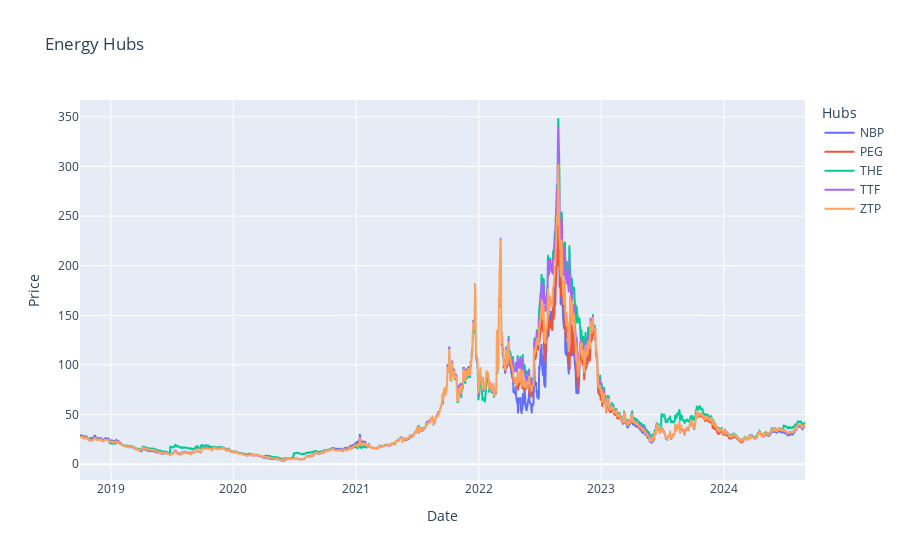

Notebook code for this chart:
### Code cell
import plotly.express as px
fig = px.line(
    combined_hubs,
    x=combined_hubs.index,
    y=combined_hubs.columns,
    title='Energy Hubs',
    labels={'value': 'Price', 'variable': 'Hubs'}
)

fig.update_layout(
    xaxis_title='Date',
    yaxis_title='Price',
    legend_title='Hubs'
)


fig.show()

### Figure 1 — Plotly figure (JSON) as saved in the notebook; plotly's stock layout.template omitted (floating-point values rounded to 4 significant figures; data arrays with more than 128 entries replaced by an {"elided": "..."} marker saying what was removed)
{"data": [{"hovertemplate": "Hubs=NBP<br>Date=%{x}<br>Price=%{y}<extra></extra>", "legendgroup": "NBP", "line": {"color": "#636efa", "dash": "solid"}, "marker": {"symbol": "circle"}, "mode": "lines", "name": "NBP", "showlegend": true, "type": "scattergl", "x": {"elided": "1524 str values"}, "xaxis": "x", "y": {"elided": "1524 float values"}, "yaxis": "y"}, {"hovertemplate": "Hubs=PEG<br>Date=%{x}<br>Price=%{y}<extra></extra>", "legendgroup": "PEG", "line": {"color": "#EF553B", "dash": "solid"}, "marker": {"symbol": "circle"}, "mode": "lines", "name": "PEG", "showlegend": true, "type": "scattergl", "x": {"elided": "1524 str values"}, "xaxis": "x", "y": {"elided": "1524 float values"}, "yaxis": "y"}, {"hovertemplate": "Hubs=THE<br>Date=%{x}<br>Price=%{y}<extra></extra>", "legendgroup": "THE", "line": {"color": "#00cc96", "dash": "solid"}, "marker": {"symbol": "circle"}, "mode": "lines", "name": "THE", "showlegend": true, "type": "scattergl", "x": {"elided": "1524 str values"}, "xaxis": "x", "y": {"elided": "1524 float values"}, "yaxis": "y"}, {"hovertemplate": "Hubs=TTF<br>Date=%{x}<br>Price=%{y}<extra></extra>", "legendgroup": "TTF", "line": {"color": "#ab63fa", "dash": "solid"}, "marker": {"symbol": "circle"}, "mode": "lines", "name": "TTF", "showlegend": true, "type": "scattergl", "x": {"elided": "1524 str values"}, "xaxis": "x", "y": {"elided": "1524 float values"}, "yaxis": "y"}, {"hovertemplate": "Hubs=ZTP<br>Date=%{x}<br>Price=%{y}<extra></extra>", "legendgroup": "ZTP", "line": {"color": "#FFA15A", "dash": "solid"}, "marker": {"symbol": "circle"}, "mode": "lines", "name": "ZTP", "showlegend": true, "type": "scattergl", "x": {"elided": "1524 str values"}, "xaxis": "x", "y": {"elided": "1524 float values"}, "yaxis": "y"}], "layout": {"legend": {"title": {"text": "Hubs"}, "tracegroupgap": 0}, "title": {"text": "Energy Hubs"}, "xaxis": {"anchor": "y", "domain": [0, 1], "title": {"text": "Date"}}, "yaxis": {"anchor": "x", "domain": [0, 1], "title": {"text": "Price"}}}}
